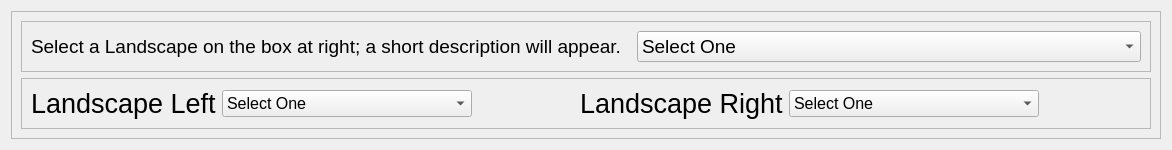
         <widget class="QWidget" name="landscape_page">
          <layout class="QHBoxLayout" name="horizontalLayout_5">
           <item alignment="Qt::AlignLeft">
            <widget class="QFrame" name="landscape">
             <property name="minimumSize">
              <size>
               <width>1150</width>
               <height>0</height>
              </size>
             </property>
             <property name="frameShape">
              <enum>QFrame::StyledPanel</enum>
             </property>
             <property name="frameShadow">
              <enum>QFrame::Raised</enum>
             </property>
             <layout class="QVBoxLayout" name="verticalLayout_10">
              <item>
               <widget class="QFrame" name="frame_10">
                <property name="frameShape">
                 <enum>QFrame::StyledPanel</enum>
                </property>
                <property name="frameShadow">
                 <enum>QFrame::Raised</enum>
                </property>
                <layout class="QHBoxLayout" name="horizontalLayout_7">
                 <item>
                  <widget class="QLabel" name="landscape_information">
                   <property name="minimumSize">
                    <size>
                     <width>600</width>
                     <height>0</height>
                    </size>
                   </property>
                   <property name="maximumSize">
                    <size>
                     <width>600</width>
                     <height>16777215</height>
                    </size>
                   </property>
                   <property name="font">
                    <font>
                     <pointsize>14</pointsize>
                    </font>
                   </property>
                   <property name="text">
                    <string>Select a Landscape on the box at right; a short description will appear.</string>
                   </property>
                  </widget>
                 </item>
                 <item>
                  <widget class="QComboBox" name="landscape_list">
                   <property name="font">
                    <font>
                     <pointsize>14</pointsize>
                    </font>
                   </property>
                   <item>
                    <property name="text">
                     <string>Select One</string>
                    </property>
                   </item>
                   <item>
                    <property name="text">
                     <string>Alley1</string>
                    </property>
                   </item>
                   <item>
                    <property name="text">
                     <string>Alley2</string>
                    </property>
                   </item>
                   <item>
                    <property name="text">
                     <string>AncientVillage</string>
                    </property>
                   </item>
                   <item>
                    <property name="text">
                     <string>CityWall</string>
                    </property>
                   </item>
                   <item>
                    <property name="text">
                     <string>CountryVillage</string>
                    </property>
                   </item>
                   <item>
                    <property name="text">
                     <string>DryMeadow</string>
                    </property>
                   </item>
                   <item>
                    <property name="text">
                     <string>Farmed</string>
                    </property>
                   </item>
                   <item>
                    <property name="text">
                     <string>Forest</string>
                    </property>
                   </item>
                   <item>
                    <property name="text">
                     <string>FruitTree</string>
                    </property>
                   </item>
                   <item>
                    <property name="text">
                     <string>Grassland</string>
                    </property>
                   </item>
                   <item>
                    <property name="text">
                     <string>GroundFog</string>
                    </property>
                   </item>
                   <item>
                    <property name="text">
                     <string>Hedge</string>
                    </property>
                   </item>
                   <item>
                    <property name="text">
                     <string>Inhabited</string>
                    </property>
                   </item>
                   <item>
                    <property name="text">
                     <string>LeafForest</string>
                    </property>
                   </item>
                   <item>
                    <property name="text">
                     <string>Meadow</string>
                    </property>
                   </item>
                   <item>
                    <property name="text">
                     <string>Meadows</string>
                    </property>
                   </item>
                   <item>
                    <property name="text">
                     <string>RoadsideBush</string>
                    </property>
                   </item>
                   <item>
                    <property name="text">
                     <string>SoundBarrierMetal</string>
                    </property>
                   </item>
                   <item>
                    <property name="text">
                     <string>SoundBarrierWood</string>
                    </property>
                   </item>
                   <item>
                    <property name="text">
                     <string>Suburb</string>
                    </property>
                   </item>
                   <item>
                    <property name="text">
                     <string>Vineyard</string>
                    </property>
                   </item>
                   <item>
                    <property name="text">
                     <string>Wooded</string>
                    </property>
                   </item>
                  </widget>
                 </item>
                </layout>
               </widget>
              </item>
              <item>
               <widget class="QFrame" name="frame_9">
                <property name="frameShape">
                 <enum>QFrame::StyledPanel</enum>
                </property>
                <property name="frameShadow">
                 <enum>QFrame::Raised</enum>
                </property>
                <layout class="QHBoxLayout" name="horizontalLayout_13">
                 <item>
                  <widget class="QLabel" name="label_2">
                   <property name="maximumSize">
                    <size>
                     <width>16777215</width>
                     <height>100</height>
                    </size>
                   </property>
                   <property name="font">
                    <font>
                     <pointsize>20</pointsize>
                    </font>
                   </property>
                   <property name="text">
                    <string>Landscape Left</string>
                   </property>
                  </widget>
                 </item>
                 <item>
                  <widget class="QComboBox" name="landscape_left">
                   <property name="minimumSize">
                    <size>
                     <width>250</width>
                     <height>0</height>
                    </size>
                   </property>
                   <property name="maximumSize">
                    <size>
                     <width>250</width>
                     <height>16777215</height>
                    </size>
                   </property>
                   <property name="font">
                    <font>
                     <pointsize>12</pointsize>
                    </font>
                   </property>
                   <item>
                    <property name="text">
                     <string>Select One</string>
                    </property>
                   </item>
                   <item>
                    <property name="text">
                     <string>Alley1</string>
                    </property>
                   </item>
                   <item>
                    <property name="text">
                     <string>Alley2</string>
                    </property>
                   </item>
                   <item>
                    <property name="text">
                     <string>AncientVillage</string>
                    </property>
                   </item>
                   <item>
                    <property name="text">
                     <string>CityWall</string>
                    </property>
                   </item>
                   <item>
                    <property name="text">
                     <string>CountryVillage</string>
                    </property>
                   </item>
                   <item>
                    <property name="text">
                     <string>DryMeadow</string>
                    </property>
                   </item>
                   <item>
                    <property name="text">
                     <string>Farmed</string>
                    </property>
                   </item>
                   <item>
                    <property name="text">
                     <string>Forest</string>
                    </property>
                   </item>
                   <item>
                    <property name="text">
                     <string>FruitTree</string>
                    </property>
                   </item>
                   <item>
                    <property name="text">
                     <string>Grassland</string>
                    </property>
                   </item>
                   <item>
                    <property name="text">
                     <string>GroundFog</string>
                    </property>
                   </item>
                   <item>
                    <property name="text">
                     <string>Hedge</string>
                    </property>
                   </item>
                   <item>
                    <property name="text">
                     <string>Inhabited</string>
                    </property>
                   </item>
                   <item>
                    <property name="text">
                     <string>LeafForest</string>
                    </property>
                   </item>
                   <item>
                    <property name="text">
                     <string>Meadow</string>
                    </property>
                   </item>
                   <item>
                    <property name="text">
                     <string>Meadows</string>
                    </property>
                   </item>
                   <item>
                    <property name="text">
                     <string>RoadsideBush</string>
                    </property>
                   </item>
                   <item>
                    <property name="text">
                     <string>SoundBarrierMetal</string>
                    </property>
                   </item>
                   <item>
                    <property name="text">
                     <string>SoundBarrierWood</string>
                    </property>
                   </item>
                   <item>
                    <property name="text">
                     <string>Suburb</string>
                    </property>
                   </item>
                   <item>
                    <property name="text">
                     <string>Vineyard</string>
                    </property>
                   </item>
                   <item>
                    <property name="text">
                     <string>Wooded</string>
                    </property>
                   </item>
                  </widget>
                 </item>
                 <item>
                  <spacer name="horizontalSpacer_12">
                   <property name="orientation">
                    <enum>Qt::Horizontal</enum>
                   </property>
                   <property name="sizeHint" stdset="0">
                    <size>
                     <width>40</width>
                     <height>20</height>
                    </size>
                   </property>
                  </spacer>
                 </item>
                 <item>
                  <widget class="QLabel" name="label_3">
                   <property name="font">
                    <font>
                     <pointsize>20</pointsize>
                    </font>
                   </property>
                   <property name="text">
                    <string>Landscape Right</string>
                   </property>
                  </widget>
                 </item>
                 <item>
                  <widget class="QComboBox" name="landscape_right">
                   <property name="minimumSize">
                    <size>
                     <width>250</width>
                     <height>0</height>
                    </size>
                   </property>
                   <property name="maximumSize">
                    <size>
                     <width>250</width>
                     <height>16777215</height>
                    </size>
                   </property>
                   <property name="font">
                    <font>
                     <pointsize>12</pointsize>
                    </font>
                   </property>
                   <item>
                    <property name="text">
                     <string>Select One</string>
                    </property>
                   </item>
                   <item>
                    <property name="text">
                     <string>Alley1</string>
                    </property>
                   </item>
                   <item>
                    <property name="text">
                     <string>Alley2</string>
                    </property>
                   </item>
                   <item>
                    <property name="text">
                     <string>AncientVillage</string>
                    </property>
                   </item>
                   <item>
                    <property name="text">
                     <string>CityWall</string>
                    </property>
                   </item>
                   <item>
                    <property name="text">
                     <string>CountryVillage</string>
                    </property>
                   </item>
                   <item>
                    <property name="text">
                     <string>DryMeadow</string>
                    </property>
                   </item>
                   <item>
                    <property name="text">
                     <string>Farmed</string>
                    </property>
                   </item>
                   <item>
                    <property name="text">
                     <string>Forest</string>
                    </property>
                   </item>
                   <item>
                    <property name="text">
                     <string>FruitTree</string>
                    </property>
                   </item>
                   <item>
                    <property name="text">
                     <string>Grassland</string>
                    </property>
                   </item>
                   <item>
                    <property name="text">
                     <string>GroundFog</string>
                    </property>
                   </item>
                   <item>
                    <property name="text">
                     <string>Hedge</string>
                    </property>
                   </item>
                   <item>
                    <property name="text">
                     <string>Inhabited</string>
                    </property>
                   </item>
                   <item>
                    <property name="text">
                     <string>LeafForest</string>
                    </property>
                   </item>
                   <item>
                    <property name="text">
                     <string>Meadow</string>
                    </property>
                   </item>
                   <item>
                    <property name="text">
                     <string>Meadows</string>
                    </property>
                   </item>
                   <item>
                    <property name="text">
                     <string>RoadsideBush</string>
                    </property>
                   </item>
                   <item>
                    <property name="text">
                     <string>SoundBarrierMetal</string>
                    </property>
                   </item>
                   <item>
                    <property name="text">
                     <string>SoundBarrierWood</string>
                    </property>
                   </item>
                   <item>
                    <property name="text">
                     <string>Suburb</string>
                    </property>
                   </item>
                   <item>
                    <property name="text">
                     <string>Vineyard</string>
                    </property>
                   </item>
                   <item>
                    <property name="text">
                     <string>Wooded</string>
                    </property>
                   </item>
                  </widget>
                 </item>
                 <item>
                  <spacer name="horizontalSpacer_13">
                   <property name="orientation">
                    <enum>Qt::Horizontal</enum>
                   </property>
                   <property name="sizeHint" stdset="0">
                    <size>
                     <width>40</width>
                     <height>20</height>
                    </size>
                   </property>
                  </spacer>
                 </item>
                </layout>
               </widget>
              </item>
             </layout>
            </widget>
           </item>
          </layout>
         </widget>
